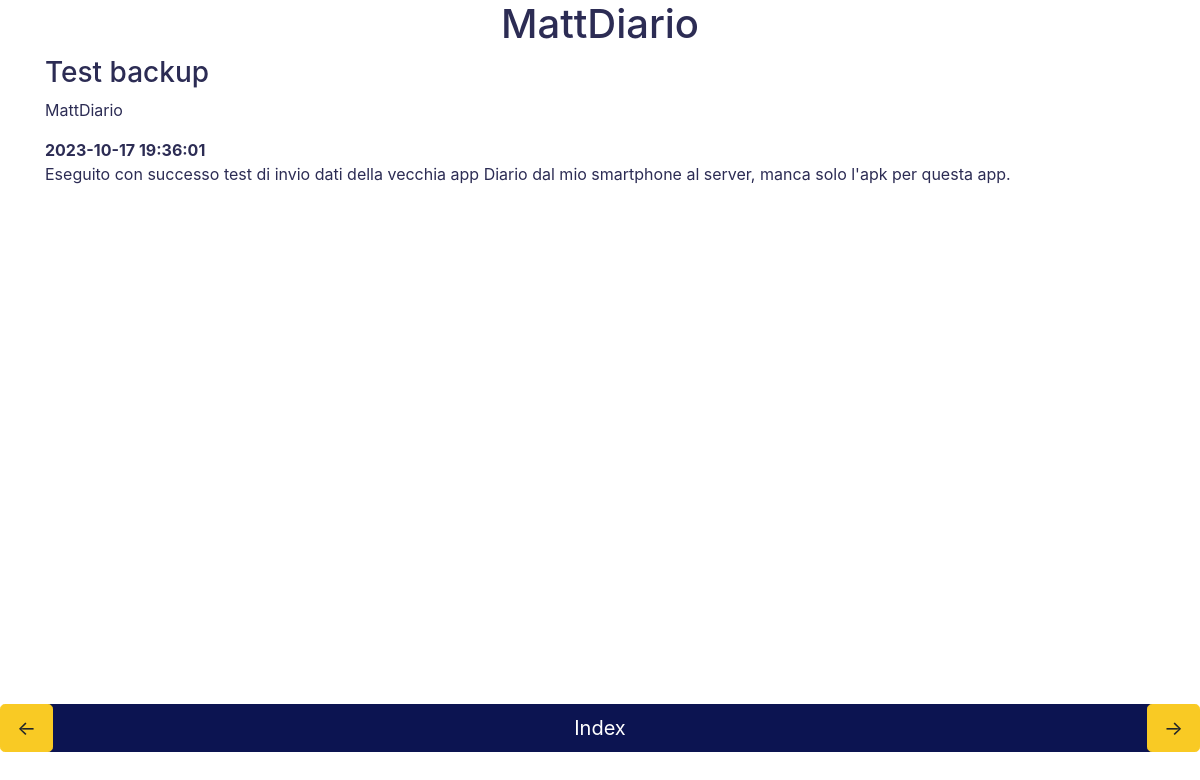
Before: /pagina/ultima with the older database file.
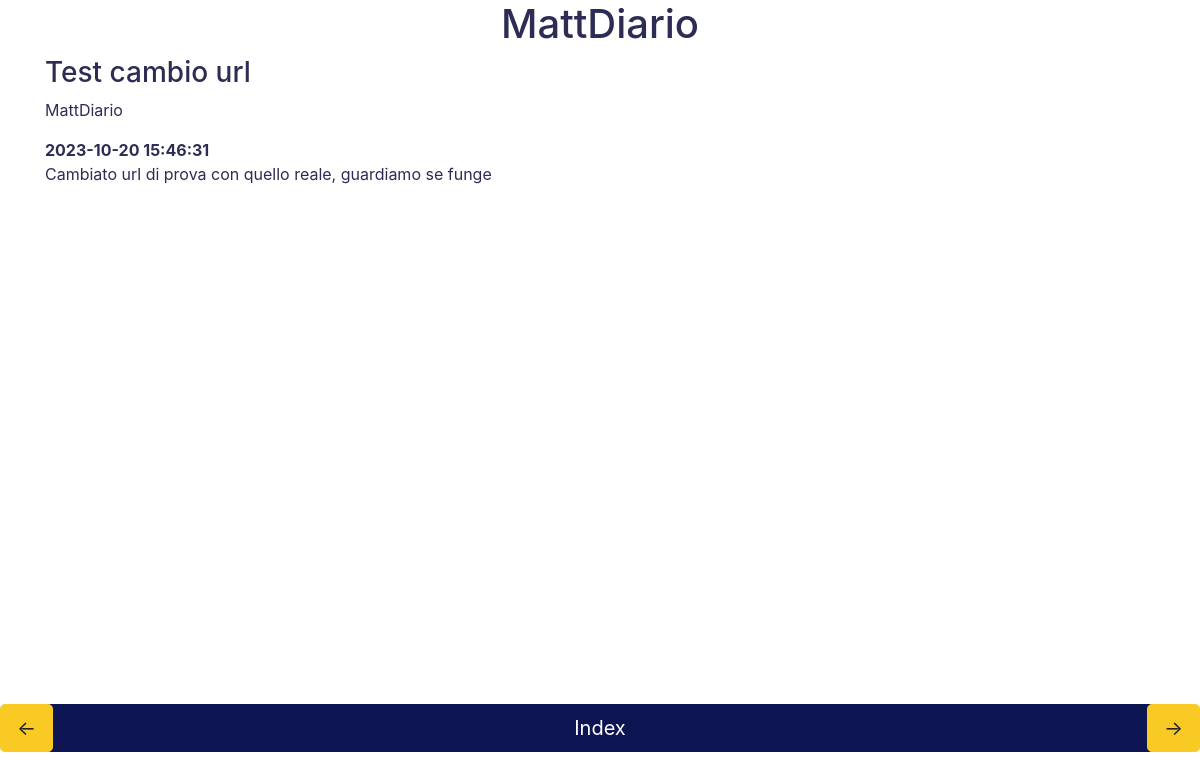
After: the same page with the newer database file.
### main.py (models this page shows)
class DiaryEntry(db.Model):
    id = db.Column(db.Integer, primary_key=True)
    title = db.Column(db.String(255))
    date = db.Column(db.String(255))
    category = db.Column(db.String(255))
    content = db.Column(db.Text)

### main.py (the view)
@app.route('/pagina/<quale>')
def pagina(quale):
    if quale == "ultima":
        diary_entries = DiaryEntry.query.all()
    else:
        tipo, val = quale.split("=")
        if tipo == "category":
            diary_entries = DiaryEntry.query.filter_by(category=val).all()
        elif tipo == "year_month":
            diary_entries = DiaryEntry.query.filter(DiaryEntry.date.like(f"{val}%")).all()
    return render_template('pagina.html',
                           diary_pages=get_diary_pages_json(diary_entries))

### main.py (called while the page is built)
def get_diary_pages_json(diary_entries):
    diary_pages = []
    for entry in diary_entries:
        diary_pages.append({
            'title': entry.title,
            'category': entry.category,
            'date': entry.date,
            'content': entry.content
        })
    return diary_pages

### templates/pagina.html (shortened to what this page needs)
<link href="{{ url_for('static', filename='bootstrap.css') }}" rel="stylesheet">
<div class="container">
    <h1 class="text-center">MattDiario</h1>
    {% set current_index = diary_pages|length - 1 %}
    <h3>{{ diary_pages[current_index].title }}</h3>
    <p id="category">{{ diary_pages[current_index].category }}</p>
    <strong id="date">{{ diary_pages[current_index].date }}</strong>
    <p id="content">{{ diary_pages[current_index].content }}</p>
    <div class=" container fixed-bottom mb-5">
        <div class="fixed-bottom mb-5 d-flex justify-content-between">
            <button type="button" class="btn btn-secondary btn-lg" onclick="changeIndex(1)">&#8592;</button>
            <button type="button" class="btn btn-secondary btn-lg" onclick="changeIndex(-1)">&#8594;</button>
        </div>
        <a href="/">
            <button type="button" class="btn btn-primary btn-lg btn-block mt-2" onclick="window.location.href = '/'">Index</button>
        </a>
    </div>
</div>

Changed rows visible on the page:
no longer on this page (row unchanged): DiaryEntry: title "Test backup", category "MattDiario", date "2023-10-17 19:36:01", content "Eseguito con successo test di invio dati della vecchia app Diario dal mio smartphone al server, manca solo l'apk per questa app."
added DiaryEntry: title "Test cambio url", category "MattDiario", date "2023-10-20 15:46:31", content "Cambiato url di prova con quello reale, guardiamo se funge"
